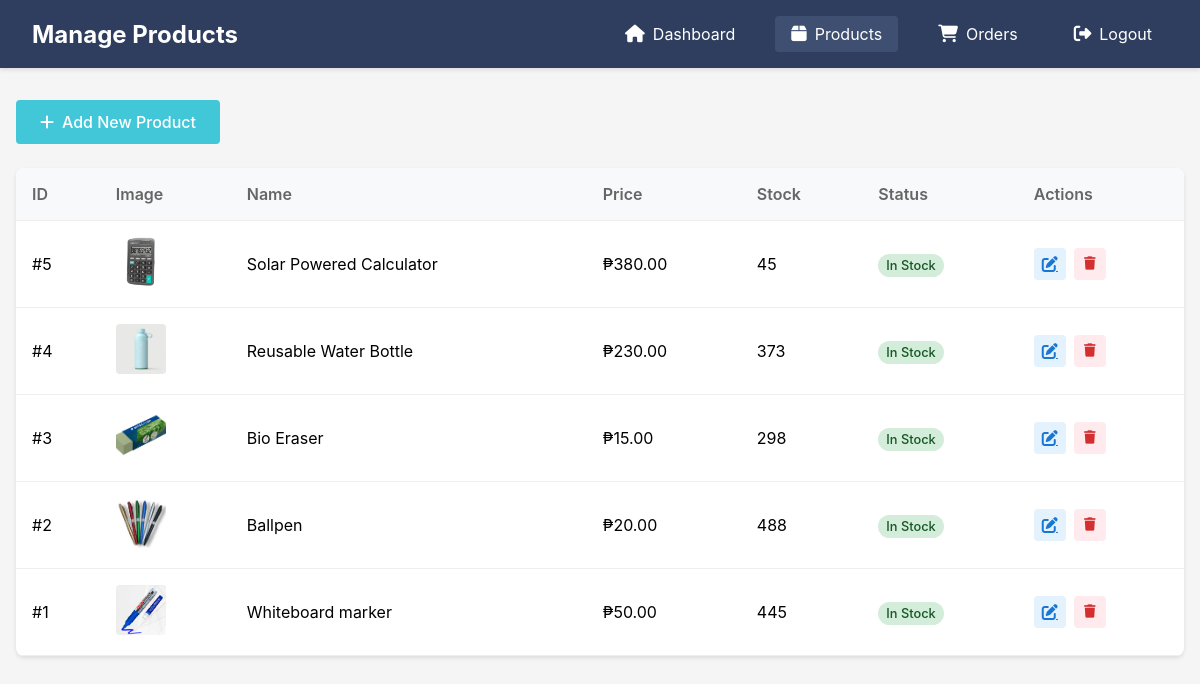
The app's page /EcoT/admin/Manage_Products.php (signed in) with its own data.
### tables this page shows
CREATE TABLE `products` (
  `id` int(11) NOT NULL,
  `name` varchar(255) NOT NULL,
  `description` text DEFAULT NULL,
  `price` decimal(10,2) NOT NULL,
  `stock` int(11) NOT NULL DEFAULT 0,
  `image` varchar(255) DEFAULT NULL,
  `rating` int(11) DEFAULT 0,
  `created_at` timestamp NOT NULL DEFAULT current_timestamp()
);

### EcoT/admin/Manage_Products.php (the view, shortened to what this page needs)
<?php
require_once '../config/db.php';
try {
    $stmt = $conn->query("SELECT * FROM products ORDER BY created_at DESC");
    $products = $stmt->fetchAll(PDO::FETCH_ASSOC);
} catch (PDOException $e) {
    $_SESSION['error'] = "Error fetching products: " . $e->getMessage();
    $products = [];
}
?>
<!DOCTYPE html>
<html lang="en">
<head>
    <link rel="stylesheet" href="../CSS/admin.css">
    <link rel="stylesheet" href="https://cdnjs.cloudflare.com/ajax/libs/font-awesome/6.5.0/css/all.min.css">
</head>
<body>
<div class="admin-header">
    <div class="admin-title">
        <h1>Manage Products</h1>
    </div>
    <div class="admin-nav">
        <a href="dashboard.php"><i class="fas fa-home"></i> Dashboard</a>
        <a href="Manage_Products.php" class="active"><i class="fas fa-box"></i> Products</a>
        <a href="Orders.php"><i class="fas fa-shopping-cart"></i> Orders</a>
        <a href="../process/logout.php"><i class="fas fa-sign-out-alt"></i> Logout</a>
    </div>
</div>
<div class="dashboard-container">
    <div class="action-bar">
        <a href="add_product.php" class="add-btn">
            <i class="fas fa-plus"></i> Add New Product
        </a>
    </div>
    <div class="products-table">
        <table>
            <thead>
                <tr>
                    <th>ID</th>
                    <th>Image</th>
                    <th>Name</th>
                    <th>Price</th>
                    <th>Stock</th>
                    <th>Status</th>
                    <th>Actions</th>
                </tr>
            </thead>
            <tbody>
                <?php foreach ($products as $product): ?>
                    <tr>
                        <td>#<?php echo $product['id']; ?></td>
                        <td>
                            <?php if ($product['image']): ?>
                                <img src="../uploads/<?php echo $product['image']; ?>" alt="<?php echo htmlspecialchars($product['name']); ?>" class="product-thumbnail">
                            <?php else: ?>
                                <div class="no-image">No Image</div>
                            <?php endif; ?>
                        </td>
                        <td><?php echo htmlspecialchars($product['name']); ?></td>
                        <td>₱<?php echo number_format($product['price'], 2); ?></td>
                        <td><?php echo isset($product['stock']) ? $product['stock'] : 0; ?></td>
                        <td>
                            <span class="status-badge <?php echo (isset($product['stock']) && $product['stock'] > 0) ? 'completed' : 'cancelled'; ?>">
                                <?php echo (isset($product['stock']) && $product['stock'] > 0) ? 'In Stock' : 'Out of Stock'; ?>
                            </span>
                        </td>
                        <td>
                            <div class="action-buttons">
                                <a href="edit_product.php?id=<?php echo $product['id']; ?>" class="edit-btn">
                                    <i class="fas fa-edit"></i>
                                </a>
                                <form action="" method="POST" class="delete-form" onsubmit="return confirm('Are you sure you want to delete this product?');">
                                    <button type="submit" name="delete_product" class="delete-btn">
                                        <i class="fas fa-trash"></i>
                                    </button>
                                </form>
                            </div>
                        </td>
                    </tr>
                <?php endforeach; ?>
            </tbody>
        </table>
    </div>
</div>
</body>
</html>

### EcoT/CSS/admin.css (style rules this page uses)
body { font-family: 'Inter', sans-serif; background-color: #f5f5f5; margin: 0; padding: 0; }
.admin-header { background-color: #2f3e5e; color: white; padding: 1rem 2rem; display: flex; justify-content: space-between; align-items: center; box-shadow: 0 2px 4px rgba(0,0,0,0.1); }
.admin-title h1 { margin: 0; font-size: 1.5rem; }
.admin-nav { display: flex; gap: 1.5rem; }
.admin-nav a { color: white; text-decoration: none; display: flex; align-items: center; gap: 0.5rem; padding: 0.5rem 1rem; border-radius: 4px; transition: background-color 0.3s; }
.admin-nav a:hover, .admin-nav a.active { background-color: #3f4f72; }
.admin-nav i { font-size: 1.1rem; }
.dashboard-container { max-width: 1200px; margin: 2rem auto; padding: 0 1rem; }
table { width: 100%; border-collapse: collapse; }
th, td { padding: 1rem; text-align: left; border-bottom: 1px solid #eee; }
th { font-weight: 600; color: #666; background-color: #f8f9fa; }
.status-badge { padding: 0.25rem 0.75rem; border-radius: 20px; font-size: 0.85rem; font-weight: 500; }
.status-badge.completed { background-color: #d4edda; color: #155724; }
.action-bar { margin-bottom: 1.5rem; }
.add-btn { display: inline-flex; align-items: center; gap: 0.5rem; padding: 0.75rem 1.5rem; background-color: #42c7d9; color: white; text-decoration: none; border-radius: 4px; font-weight: 500; transition: background-color 0.3s; }
.products-table { background: white; border-radius: 8px; box-shadow: 0 2px 4px rgba(0,0,0,0.1); overflow: hidden; }
.product-thumbnail { width: 50px; height: 50px; object-fit: cover; border-radius: 4px; }
.action-buttons { display: flex; gap: 0.5rem; }
.edit-btn, .delete-btn { width: 32px; height: 32px; display: flex; align-items: center; justify-content: center; border-radius: 4px; transition: background-color 0.3s; }
.edit-btn { background-color: #e3f2fd; color: #1976d2; }
.delete-btn { background-color: #ffebee; color: #d32f2f; border: none; cursor: pointer; }
.delete-form { margin: 0; padding: 0; }
.status-badge { padding: 4px 8px; border-radius: 12px; font-size: 0.8rem; font-weight: 500; }

### records on screen
products: id "5", image (picture), name "Solar Powered Calculator", price "380.00", stock "45", shows "In Stock"
products: id "4", image (picture), name "Reusable Water Bottle", price "230.00", stock "373", shows "In Stock"
products: id "3", image (picture), name "Bio Eraser", price "15.00", stock "298", shows "In Stock"
products: id "2", image (picture), name "Ballpen", price "20.00", stock "488", shows "In Stock"
products: id "1", image (picture), name "Whiteboard marker", price "50.00", stock "445", shows "In Stock"
